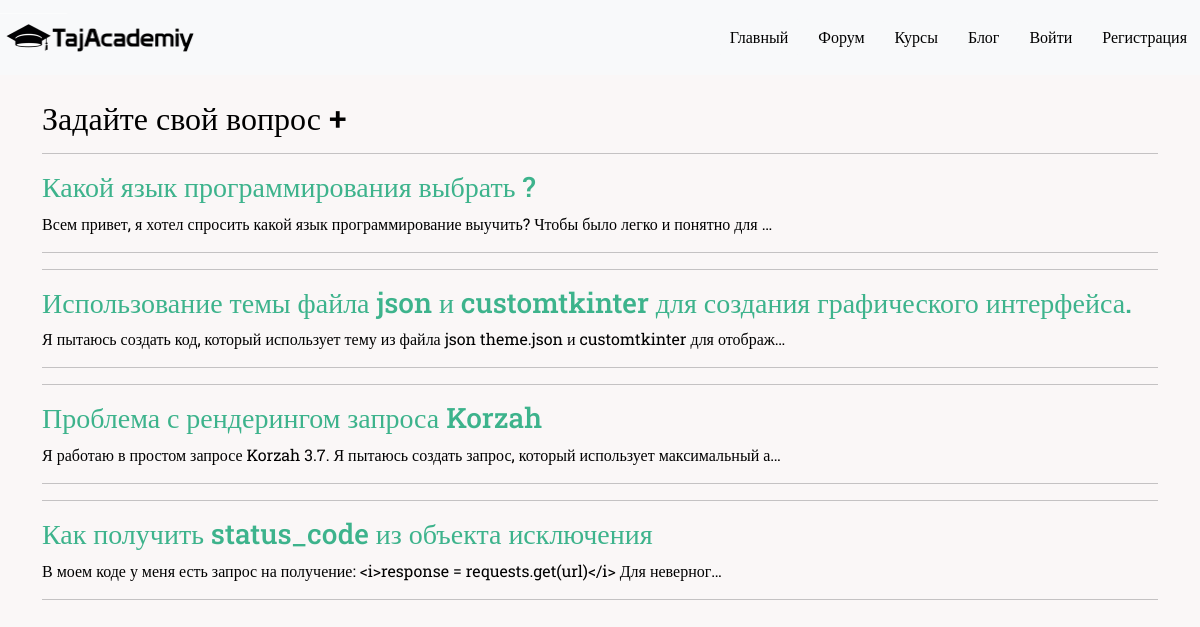
Page /forum on the committed database.
### acdemiy/models.py (models this page shows, shortened)
class Forum_Model(models.Model):
    title = models.CharField(max_length=100)
    full_text = models.TextField()
    url = models.CharField( max_length=100 , blank=True)
    created = models.DateTimeField(auto_now=False, auto_now_add=True)

### acdemiy/views.py (the view)
# urls.py: path('forum' , views.forum , name="forum"),
def forum(request):
    forms = db.Forum_Model.objects.order_by('-created')
    context = {
        'forums' : forms,
        'is_detail' : False,
    }
    return render(request , 'academiy/form.html' , context)

### acdemiy/templates/academiy/form.html
{% extends "academiy/layout.html" %}
{% load static %}
{% block stili %}
<link rel="stylesheet" href="{% static 'academiy/css/forum.css' %}">{% endblock %}
{% block body %}
<div class="container" style="text-align: left;">
    {% if is_detail %}
        <div >
            <h1>{{ form.title }}</h1>
            <hr>
            <div class="alert alert-success">
            <span >{% filter linebreaksbr %}{{ form.full_text|safe }}{% endfilter %}</span>
            </div>
            <hr>
            {% if user.is_authenticated %}
                <div>
                    <h2>Ответить</h2>
                    <form action='{% url "academiy:forumansver" %}' method="post">
                        {% csrf_token %}
                        <input type="hidden" name="form_id" value="{{ form.id }}">
                        <textarea name="text" id="" cols="60" rows="5"></textarea>
                        <br>
                        <button type="submit">Ответить</button>
                    </form>
                    <hr>
                </div>
            {% else %}
            <div>чтобы ответить пожалуйста зарегистрируйтесь</div>
            {% endif %}
            <h2>Ответы<h2>
            {% for comment in comments %}
                <h3>{{ comment.user.user.username }} : {{ comment.created|date:'H:i, m.j.Y ' }}</h3>
                <p>{{ comment.text|linebreaksbr }}</p>
                <hr>
            {% endfor %}
        </div>
    {% else %}
        <div>
            <h2>
                <a href='{% url "academiy:forumcreate" %}'>
                    Задайте свой вопрос +
                </a>
            </h2>
        </div>
        {% for forum in forums %}
        <hr>
        <a href='{% url "academiy:fumdetaile" forum.id %}'>
            <h3>{{ forum.title }}</h3>
            {{ forum.full_text|truncatechars:100 }}
        </a>
        <hr>
        {% endfor %}
    {% endif %}
</div>
{% endblock %}

### acdemiy/static/academiy/css/style.css (style rules this page uses)
body { text-align: center; background-color: rgba(249, 246, 246, 0.814); font-family: 'Roboto Slab', serif; }

### acdemiy/static/academiy/css/forum.css (style rules this page uses)
.container { text-align: left;; }
h3 { color: rgb(61, 179, 140); }
a { text-decoration: none; color: black; }

### rows in the picture
Forum_Model: title "Какой язык программирования выбрать ?", full_text "Всем привет, я хотел спросить какой язык программирование выучить? Чтобы было легко и понятно для …"
Forum_Model: title "Использование темы файла json и customtkinter для создания графического интерфейса.", full_text "Я пытаюсь создать код, который использует тему из файла json theme.json и customtkinter для отображ…"
Forum_Model: title "Проблема с рендерингом запроса Korzah", full_text "Я работаю в простом запросе Korzah 3.7. Я пытаюсь создать запрос, который использует максимальный а…"
Forum_Model: title "Как получить status_code из объекта исключения", full_text "В моем коде у меня есть запрос на получение: <i>response = requests.get(url)</i> Для неверног…"
